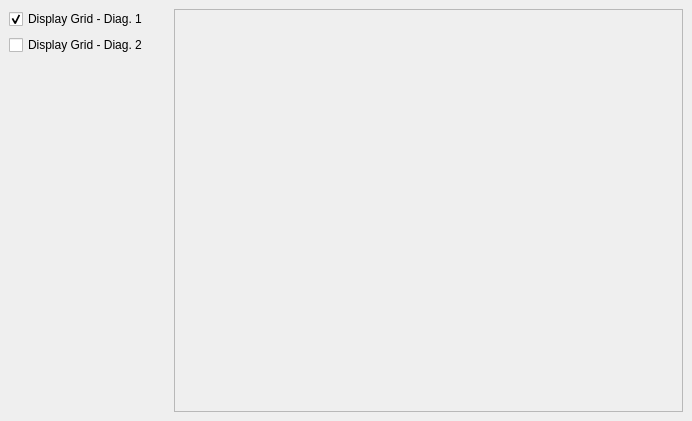
<ui version="4.0" >
 <class>MainWindow</class>
 <widget class="QWidget" name="MainWindow" >
  <property name="geometry" >
   <rect>
    <x>0</x>
    <y>0</y>
    <width>692</width>
    <height>421</height>
   </rect>
  </property>
  <property name="windowTitle" >
   <string>Line Chart </string>
  </property>
  <layout class="QGridLayout" >
   <property name="margin" >
    <number>9</number>
   </property>
   <property name="spacing" >
    <number>6</number>
   </property>
   <item row="0" column="0" >
    <layout class="QVBoxLayout" >
     <property name="margin" >
      <number>0</number>
     </property>
     <property name="spacing" >
      <number>6</number>
     </property>
     <item>
      <layout class="QVBoxLayout" >
       <property name="margin" >
        <number>0</number>
       </property>
       <property name="spacing" >
        <number>6</number>
       </property>
       <item>
        <widget class="QCheckBox" name="displayGrid1CB" >
         <property name="text" >
          <string>Display Grid - Diag. 1</string>
         </property>
         <property name="checked" >
          <bool>true</bool>
         </property>
        </widget>
       </item>
       <item>
        <widget class="QCheckBox" name="displayGrid2CB" >
         <property name="text" >
          <string>Display Grid - Diag. 2</string>
         </property>
         <property name="checked" >
          <bool>false</bool>
         </property>
        </widget>
       </item>
      </layout>
     </item>
     <item>
      <spacer>
       <property name="orientation" >
        <enum>Qt::Vertical</enum>
       </property>
       <property name="sizeHint" >
        <size>
         <width>159</width>
         <height>311</height>
        </size>
       </property>
      </spacer>
     </item>
    </layout>
   </item>
   <item row="0" column="1" >
    <widget class="QSplitter" name="splitter" >
     <property name="orientation" >
      <enum>Qt::Horizontal</enum>
     </property>
     <widget class="QFrame" name="chartFrame" >
      <property name="minimumSize" >
       <size>
        <width>300</width>
        <height>400</height>
       </size>
      </property>
      <property name="frameShape" >
       <enum>QFrame::StyledPanel</enum>
      </property>
      <property name="frameShadow" >
       <enum>QFrame::Raised</enum>
      </property>
     </widget>
    </widget>
   </item>
  </layout>
 </widget>
 <resources/>
 <connections/>
</ui>
